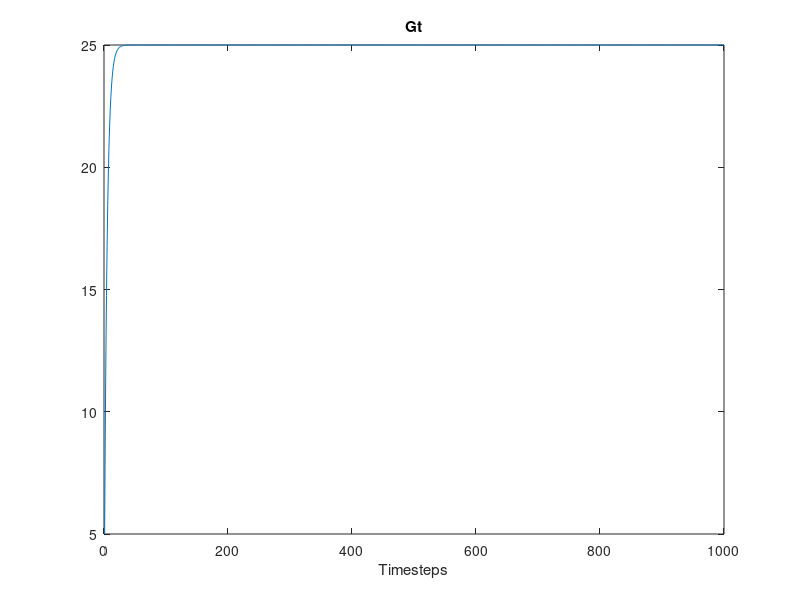

This chart was generated by the following MATLAB code:
r = 5; % reward per step
y = 0.8; % discount rate
steps = 1000; % time steps

G = NaN(steps,1); % prep

for t = 1:steps
    if t>1
        G(t) = r + G(t-1)*y;
    else
        G(1) = r;
    end
end

plot(G);
xlabel('Timesteps');
title('Gt');
